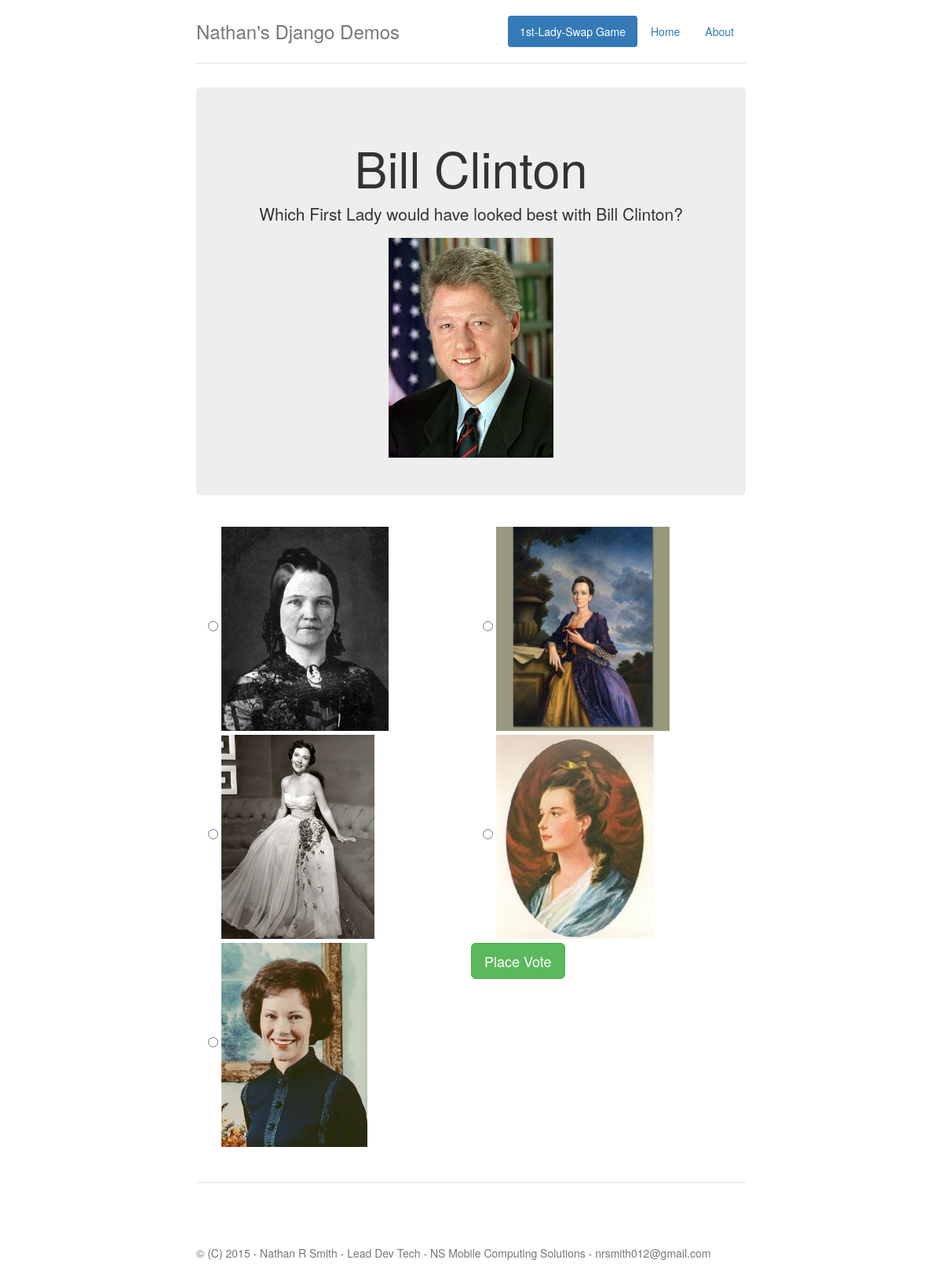
The page /firstladyswap/1/voting/ on the database its author committed.
### firstladyswap/models.py (models this page shows, shortened)
class President(models.Model):
    pres_name = models.CharField(max_length=80)
    presimg = models.CharField(max_length=80)
    realfirstlady = models.CharField(max_length=80)

class FirstLady(models.Model):
    president = models.ForeignKey(President)
    lady_name = models.CharField(max_length=80)
    image = models.CharField(max_length=80)
    votes = models.IntegerField(default=0)

### firstladyswap/views.py (the view)
# urls.py: url(r'^(?P<pres_id>[0-9]+)/voting/?$', views.voting, name='voting'),
def voting(request, pres_id):
    pres = get_object_or_404(President, id=pres_id)
    context = {'pres_name':pres.pres_name,
               'presimg':pres.presimg,
               'pres_id':pres_id,
               'first_lady_set':pres.firstlady_set.all(),
               }
    return render(request, 'firstladyswap/voting.html', context)

### firstladyswap/templates/firstladyswap/voting.html (shortened to what this page needs)
{% extends "bs_base.html" %}
{% block content %}
<div class="jumbotron">
    <h1>{{ pres_name }}</h1>
    <p class="lead">Which First Lady would have looked best with {{ pres_name }}?</p>
    <img src="/{{ presimg }}" alt="{{ pres_name }}" height="280">
</div>
<div class="row marketing">
    <form action="vote" method="post">
    {% for fl in first_lady_set %}
    <div class="col-lg-6">
        <input type="radio" name="choice" id="choice{{ fl.id }}" value="{{ fl.id }}" >
        <label for="choice{{ fl.id }}">
            <img src='/static/firstladyswap/img/{{ fl.image }}' height=260 >
        </label>
    </div>
    {% endfor %}
    <input type="submit" value="Place Vote" class="btn btn-lg btn-success">
    </form>
</div>
{% endblock %}

### firstladyswap/static/firstladyswap/jumbotron-narrow.css (style rules this page uses)
body { padding-top: 20px; padding-bottom: 20px; }
.header, .marketing, .footer { padding-right: 15px; padding-left: 15px; }
.jumbotron { text-align: center; border-bottom: 1px solid #e5e5e5; }
.marketing { margin: 40px 0; }
@media screen and (min-width: 768px) { .header, .marketing, .footer { padding-right: 0; padding-left: 0; } }
@media screen and (min-width: 768px) { .jumbotron { border-bottom: 0; } }

### rows shown on the page
President: pres_name "Bill Clinton", presimg (picture)
FirstLady: image (picture)
FirstLady: image (picture)
FirstLady: image (picture)
FirstLady: image (picture)
FirstLady: image (picture)
